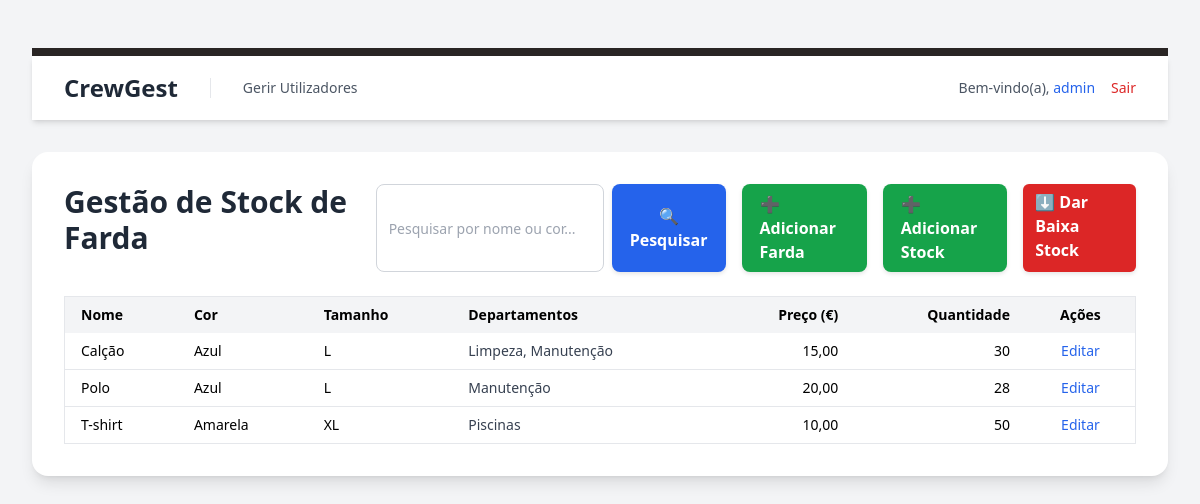
The page /public/gerir_stock_farda.php (signed in) on the database as committed earlier.
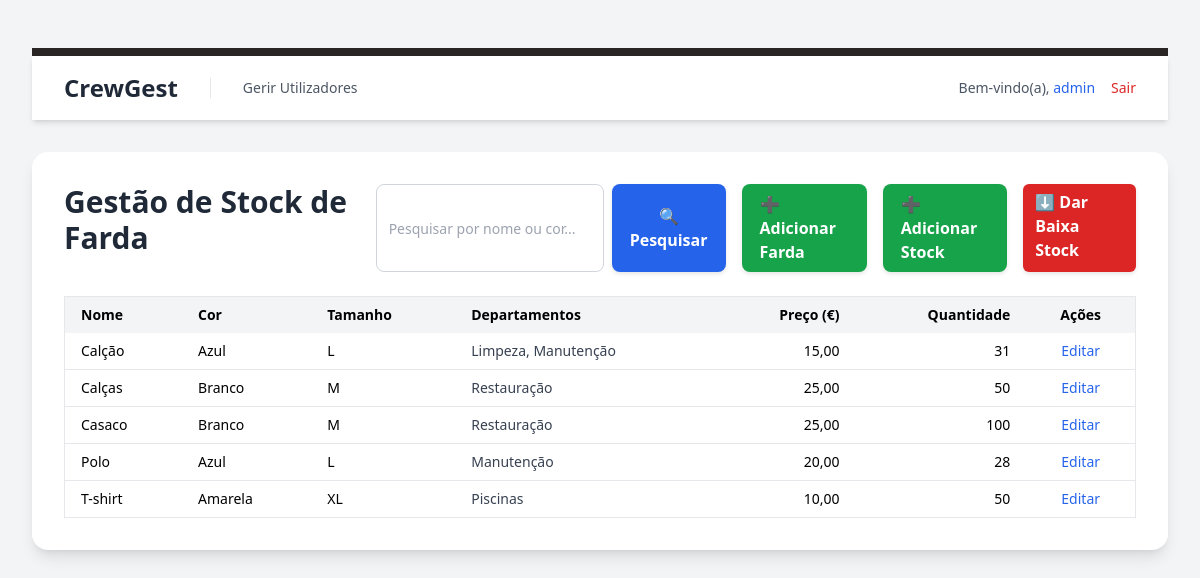
The same page on the database as committed later.
### tables this page shows
CREATE TABLE `fardas` (
  `id` int(11) NOT NULL,
  `nome` varchar(100) NOT NULL,
  `cor_id` int(11) NOT NULL,
  `tamanho_id` int(11) NOT NULL,
  `quantidade` int(11) NOT NULL DEFAULT 0,
  `preco_unitario` decimal(10,2) NOT NULL DEFAULT 0.00,
  `criado_em` timestamp NOT NULL DEFAULT current_timestamp(),
  `atualizado_em` timestamp NOT NULL DEFAULT current_timestamp() ON UPDATE current_timestamp(),
  `ean` varchar(13) DEFAULT NULL
);

CREATE TABLE `cores` (
  `id` int(11) NOT NULL,
  `nome` varchar(50) NOT NULL
);

CREATE TABLE `tamanhos` (
  `id` int(11) NOT NULL,
  `nome` varchar(10) NOT NULL
);

### public/gerir_stock_farda.php (the view, shortened to what this page needs)
<?php
require_once '../config/db.php';
$pesquisa = trim($_GET['pesquisa'] ?? '');
try {
    $query = "
        SELECT f.id, f.nome, c.nome AS cor, t.nome AS tamanho,
               f.preco_unitario, f.quantidade,
               GROUP_CONCAT(DISTINCT d.nome ORDER BY d.nome SEPARATOR ', ') AS departamentos
        FROM fardas f
        JOIN cores c ON f.cor_id = c.id
        JOIN tamanhos t ON f.tamanho_id = t.id
        LEFT JOIN farda_departamentos fd ON f.id = fd.farda_id
        LEFT JOIN departamentos d ON fd.departamento_id = d.id
    ";
    $query .= " GROUP BY f.id ORDER BY f.nome ASC";
    $stmt = $pdo->prepare($query);
    if ($pesquisa) {
        $stmt->execute(['pesq' => "%$pesquisa%"]);
    } else {
        $stmt->execute();
    }
    $fardas = $stmt->fetchAll(PDO::FETCH_ASSOC);
} catch (PDOException $e) {
    die("Erro ao carregar stock de fardas: " . $e->getMessage());
}
?>
<!DOCTYPE html>
<html lang="pt-PT" class="bg-gray-100">
<head>
    <link href="<?= BASE_URL ?>/public/css/style.css" rel="stylesheet">
</head>
<body class="p-8">
    <?php include_once '../src/templates/header.php'; ?>
    <main class="max-w-6xl mx-auto bg-white p-8 rounded-2xl shadow-lg mt-8">
        <div class="flex flex-col md:flex-row justify-between md:items-center gap-4 mb-6">
            <h1 class="text-3xl font-bold text-gray-800">Gestão de Stock de Farda</h1>
            <div class="flex flex-col md:flex-row gap-3 md:items-center">
                <form method="GET" class="flex gap-2">
                    <input
                        type="text"
                        name="pesquisa"
                        value="<?= htmlspecialchars($pesquisa) ?>"
                        placeholder="Pesquisar por nome ou cor..."
                        style="padding:8px 12px; border:1px solid #d1d5db; border-radius:8px; font-size:14px;"
                    >
                    <button type="submit"
                        style="background-color:#2563eb; color:#fff; font-weight:600; padding:8px 18px; border:none; border-radius:8px; cursor:pointer; display:flex; align-items:center; gap:6px; box-shadow:0 2px 4px rgba(0,0,0,0.1);"
                        onmouseover="this.style.backgroundColor='#1d4ed8'"
                        onmouseout="this.style.backgroundColor='#2563eb'">
                        🔍 Pesquisar
                    </button>
                </form>
                <a href="adicionar_farda.php" class="ml-4"
                style="background-color:#16a34a; color:#fff; font-weight:600; padding:8px 18px; border-radius:8px; text-decoration:none; display:flex; align-items:center; gap:6px; box-shadow:0 2px 4px rgba(0,0,0,0.1);"
                onmouseover="this.style.backgroundColor='#15803d'"
                onmouseout="this.style.backgroundColor='#16a34a'">
                ➕ Adicionar Farda
                </a>
                <a href="adicionar_stock.php" class="ml-4"
                style="background-color:#16a34a; color:#fff; font-weight:600; padding:8px 18px; border-radius:8px; text-decoration:none; display:flex; align-items:center; gap:6px; box-shadow:0 2px 4px rgba(0,0,0,0.1);"
                onmouseover="this.style.backgroundColor='#ee7321ff'"
                onmouseout="this.style.backgroundColor='#a37416ff'">
                ➕ Adicionar Stock
                </a>
                <a href="dar_baixa_farda.php" class="ml-4"
                style="background-color:#dc2626; color:#fff; padding:6px 12px;
                border-radius:6px; text-decoration:none; font-weight:600;
                box-shadow:0 2px 4px rgba(0,0,0,0.1);"
                onmouseover="this.style.backgroundColor='#b91c1c';"
                onmouseout="this.style.backgroundColor='#dc2626';">
                    ⬇️ Dar Baixa Stock
                </a>
            </div>
        </div>
        <?php if (empty($fardas)): ?>
            <p class="text-gray-600 italic">Nenhuma farda encontrada.</p>
        <?php else: ?>
            <div class="overflow-x-auto">
                <table class="min-w-full border border-gray-200 text-sm">
                    <thead class="bg-gray-100">
                        <tr>
                            <th class="px-4 py-2 text-left">Nome</th>
                            <th class="px-4 py-2 text-left">Cor</th>
                            <th class="px-4 py-2 text-left">Tamanho</th>
                            <th class="px-4 py-2 text-left">Departamentos</th>
                            <th class="px-4 py-2 text-right">Preço (€)</th>
                            <th class="px-4 py-2 text-right">Quantidade</th>
                            <th class="px-4 py-2 text-center">Ações</th>
                        </tr>
                    </thead>
                    <tbody>
                        <?php foreach ($fardas as $f): ?>
                            <tr class="border-b hover:bg-gray-50">
                                <td class="px-4 py-2"><?= htmlspecialchars($f['nome']) ?></td>
                                <td class="px-4 py-2"><?= htmlspecialchars($f['cor']) ?></td>
                                <td class="px-4 py-2"><?= htmlspecialchars($f['tamanho']) ?></td>
                                <td class="px-4 py-2 text-gray-700"><?= htmlspecialchars($f['departamentos'] ?? '—') ?></td>
                                <td class="px-4 py-2 text-right"><?= number_format($f['preco_unitario'], 2, ',', '.') ?></td>
                                <td class="px-4 py-2 text-right"><?= (int)$f['quantidade'] ?></td>
                                <td class="px-4 py-2 text-center">
                                    <a href="editar_farda.php?id=<?= $f['id'] ?>" class="text-blue-600 hover:underline">Editar</a>
                                </td>
                            </tr>
                        <?php endforeach; ?>
                    </tbody>
                </table>
            </div>
        <?php endif; ?>
    </main>
</body>
</html>

### src/templates/header.php (shortened to what this page needs)
<div class="bg-stone-800 h-2  mt-4"></div>
<header class="bg-white shadow-md">
    <div class="max-w-7xl mx-auto px-4 sm:px-6 lg:px-8">
        <div class="flex justify-between items-center h-16">
            <div class="flex items-center gap-8">
                <a href="/economato/public/index.php" class="text-2xl font-bold text-gray-800 hover:text-blue-600">CrewGest</a>
                <?php
                $mostrar_link_admin = false;
                if (isset($_SESSION['user_role_id']) && (int)$_SESSION['user_role_id'] === 1) {
                    $mostrar_link_admin = true;
                }
                if ($mostrar_link_admin):
                ?>
                    <nav class="flex border-l border-gray-200 pl-8">
                        <a href="/economato/public/gerir_utilizadores.php" class="text-sm font-medium text-gray-600 hover:text-gray-900">Gerir Utilizadores</a>
                    </nav>
                <?php endif; ?>
            </div>
            <div class="flex items-center gap-4">
                <span class="text-gray-600 text-sm">
                    Bem-vindo(a),
                    <a href="/economato/public/perfil.php" class="font-medium text-blue-600 hover:underline">
                        <?= htmlspecialchars($_SESSION['user_name'] ?? 'Utilizador') ?>
                    </a>
                </span>
                <a href="/economato/public/logout.php" class="text-red-600 hover:text-red-900 font-medium text-sm transition-colors">
                    Sair
                </a>
            </div>
        </div>
    </div>
</header>

### public/css/style.css (style rules this page uses)
html, :host { line-height: 1.5; -webkit-text-size-adjust: 100%; -moz-tab-size: 4; -o-tab-size: 4; tab-size: 4; font-family: ui-sans-serif, system-ui, sans-serif, "Apple Color Emoji", "Segoe UI Emoji", "Segoe UI Symbol", "Noto Color Emoji"; font-feature-settings: normal; font-variation-settings: normal; -webkit-tap-highlight-color: transparent; }
body { margin: 0; line-height: inherit; }
h1, h2, h3, h4, h5, h6 { font-size: inherit; font-weight: inherit; }
a { color: inherit; text-decoration: inherit; }
table { text-indent: 0; border-color: inherit; border-collapse: collapse; }
button, input, optgroup, select, textarea { font-family: inherit; font-feature-settings: inherit; font-variation-settings: inherit; font-size: 100%; font-weight: inherit; line-height: inherit; letter-spacing: inherit; color: inherit; margin: 0; padding: 0; }
button, select { text-transform: none; }
button, input:where([type='button']), input:where([type='reset']), input:where([type='submit']) { appearance: button; -webkit-appearance: button; background-color: transparent; background-image: none; }
blockquote, dl, dd, h1, h2, h3, h4, h5, h6, hr, figure, p, pre { margin: 0; }
input::placeholder, textarea::placeholder { opacity: 1; color: #9ca3af; }
button, [role="button"] { cursor: pointer; }
.mx-auto { margin-left: auto; margin-right: auto; }
.mb-6 { margin-bottom: 1.5rem; }
.ml-4 { margin-left: 1rem; }
.mt-4 { margin-top: 1rem; }
.mt-8 { margin-top: 2rem; }
.flex { display: flex; }
.h-16 { height: 4rem; }
.h-2 { height: 0.5rem; }
.min-w-full { min-width: 100%; }
.max-w-7xl { max-width: 80rem; }
.items-center { align-items: center; }
.justify-between { justify-content: space-between; }
.gap-2 { gap: 0.5rem; }
.gap-4 { gap: 1rem; }
.gap-8 { gap: 2rem; }
.overflow-x-auto { overflow-x: auto; }
.rounded-2xl { border-radius: 1rem; }
.border { border-width: 1px; }
.border-b { border-bottom-width: 1px; }
.border-l { border-left-width: 1px; }
.border-gray-200 { --tw-border-opacity: 1; border-color: rgb(229 231 235 / var(--tw-border-opacity, 1)); }
.bg-gray-100 { --tw-bg-opacity: 1; background-color: rgb(243 244 246 / var(--tw-bg-opacity, 1)); }
.bg-stone-800 { --tw-bg-opacity: 1; background-color: rgb(41 37 36 / var(--tw-bg-opacity, 1)); }
.bg-white { --tw-bg-opacity: 1; background-color: rgb(255 255 255 / var(--tw-bg-opacity, 1)); }
.p-8 { padding: 2rem; }
.px-4 { padding-left: 1rem; padding-right: 1rem; }
.py-2 { padding-top: 0.5rem; padding-bottom: 0.5rem; }
.pl-8 { padding-left: 2rem; }
.text-left { text-align: left; }
.text-center { text-align: center; }
.text-right { text-align: right; }
.text-2xl { font-size: 1.5rem; line-height: 2rem; }
.text-3xl { font-size: 1.875rem; line-height: 2.25rem; }
.text-sm { font-size: 0.875rem; line-height: 1.25rem; }
.font-bold { font-weight: 700; }
.font-medium { font-weight: 500; }
.text-blue-600 { --tw-text-opacity: 1; color: rgb(37 99 235 / var(--tw-text-opacity, 1)); }
.text-gray-600 { --tw-text-opacity: 1; color: rgb(75 85 99 / var(--tw-text-opacity, 1)); }
.text-gray-700 { --tw-text-opacity: 1; color: rgb(55 65 81 / var(--tw-text-opacity, 1)); }
.text-gray-800 { --tw-text-opacity: 1; color: rgb(31 41 55 / var(--tw-text-opacity, 1)); }
.text-red-600 { --tw-text-opacity: 1; color: rgb(220 38 38 / var(--tw-text-opacity, 1)); }
.shadow-lg { --tw-shadow: 0 10px 15px -3px rgb(0 0 0 / 0.1), 0 4px 6px -4px rgb(0 0 0 / 0.1); --tw-shadow-colored: 0 10px 15px -3px var(--tw-shadow-color), 0 4px 6px -4px var(--tw-shadow-color); box-shadow: var(--tw-ring-offset-shadow, 0 0 #0000), var(--tw-ring-shadow, 0 0 #0000), var(--tw-shadow); }
.shadow-md { --tw-shadow: 0 4px 6px -1px rgb(0 0 0 / 0.1), 0 2px 4px -2px rgb(0 0 0 / 0.1); --tw-shadow-colored: 0 4px 6px -1px var(--tw-shadow-color), 0 2px 4px -2px var(--tw-shadow-color); box-shadow: var(--tw-ring-offset-shadow, 0 0 #0000), var(--tw-ring-shadow, 0 0 #0000), var(--tw-shadow); }
.transition-colors { transition-property: color, background-color, border-color, text-decoration-color, fill, stroke; transition-timing-function: cubic-bezier(0.4, 0, 0.2, 1); transition-duration: 150ms; }
@media (min-width: 640px) { .sm\:px-6 { padding-left: 1.5rem; padding-right: 1.5rem; } }
@media (min-width: 1024px) { .lg\:px-8 { padding-left: 2rem; padding-right: 2rem; } }

Rows that differ between the two databases and show on the page:
changed fardas "Calção": quantidade "30" → "31"
added fardas: nome "Calças", cor.nome "Branco", tamanho.nome "M", departamentos "Restauração", preco_unitario "25,00", quantidade "50"
added fardas: nome "Casaco", cor.nome "Branco", tamanho.nome "M", departamentos "Restauração", preco_unitario "25,00", quantidade "100"
